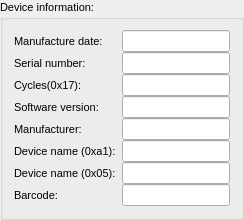
    <widget class="QGroupBox" name="groupBox_19">
     <property name="font">
      <font>
       <pointsize>8</pointsize>
      </font>
     </property>
     <property name="title">
      <string>Device information:</string>
     </property>
     <layout class="QHBoxLayout" name="horizontalLayout_2">
      <item>
       <layout class="QVBoxLayout" name="verticalLayout_4">
        <property name="spacing">
         <number>0</number>
        </property>
        <item>
         <widget class="QLabel" name="label_19">
          <property name="font">
           <font>
            <pointsize>8</pointsize>
           </font>
          </property>
          <property name="text">
           <string>Manufacture date:</string>
          </property>
         </widget>
        </item>
        <item>
         <widget class="QLabel" name="label_27">
          <property name="font">
           <font>
            <pointsize>8</pointsize>
           </font>
          </property>
          <property name="text">
           <string>Serial number:</string>
          </property>
         </widget>
        </item>
        <item>
         <widget class="QLabel" name="label_24">
          <property name="font">
           <font>
            <pointsize>8</pointsize>
           </font>
          </property>
          <property name="text">
           <string>Cycles(0x17):</string>
          </property>
         </widget>
        </item>
        <item>
         <widget class="QLabel" name="label_29">
          <property name="font">
           <font>
            <pointsize>8</pointsize>
           </font>
          </property>
          <property name="text">
           <string>Software version:</string>
          </property>
         </widget>
        </item>
        <item>
         <widget class="QLabel" name="label_31">
          <property name="font">
           <font>
            <pointsize>8</pointsize>
           </font>
          </property>
          <property name="text">
           <string>Manufacturer:</string>
          </property>
         </widget>
        </item>
        <item>
         <widget class="QLabel" name="label_33">
          <property name="font">
           <font>
            <pointsize>8</pointsize>
           </font>
          </property>
          <property name="text">
           <string>Device name (0xa1):</string>
          </property>
         </widget>
        </item>
        <item>
         <widget class="QLabel" name="label_23">
          <property name="font">
           <font>
            <pointsize>8</pointsize>
           </font>
          </property>
          <property name="text">
           <string>Device name (0x05):</string>
          </property>
         </widget>
        </item>
        <item>
         <widget class="QLabel" name="label_115">
          <property name="font">
           <font>
            <pointsize>8</pointsize>
           </font>
          </property>
          <property name="text">
           <string>Barcode:</string>
          </property>
         </widget>
        </item>
       </layout>
      </item>
      <item>
       <layout class="QVBoxLayout" name="verticalLayout_16">
        <property name="spacing">
         <number>0</number>
        </property>
        <item>
         <widget class="QLineEdit" name="lineEdit_0x15">
          <property name="font">
           <font>
            <pointsize>8</pointsize>
           </font>
          </property>
         </widget>
        </item>
        <item>
         <widget class="QLineEdit" name="lineEdit_0x16">
          <property name="font">
           <font>
            <pointsize>8</pointsize>
           </font>
          </property>
         </widget>
        </item>
        <item>
         <widget class="QLineEdit" name="lineEdit_0x17">
          <property name="font">
           <font>
            <pointsize>8</pointsize>
           </font>
          </property>
         </widget>
        </item>
        <item>
         <widget class="QLineEdit" name="lineEdit_0x03">
          <property name="font">
           <font>
            <pointsize>8</pointsize>
           </font>
          </property>
         </widget>
        </item>
        <item>
         <widget class="QLineEdit" name="lineEdit_0xa0">
          <property name="font">
           <font>
            <pointsize>8</pointsize>
           </font>
          </property>
         </widget>
        </item>
        <item>
         <widget class="QLineEdit" name="lineEdit_0xa1">
          <property name="font">
           <font>
            <pointsize>8</pointsize>
           </font>
          </property>
         </widget>
        </item>
        <item>
         <widget class="QLineEdit" name="lineEdit_0x05">
          <property name="font">
           <font>
            <pointsize>8</pointsize>
           </font>
          </property>
         </widget>
        </item>
        <item>
         <widget class="QLineEdit" name="lineEdit_0xa2">
          <property name="font">
           <font>
            <pointsize>8</pointsize>
           </font>
          </property>
         </widget>
        </item>
       </layout>
      </item>
     </layout>
    </widget>
